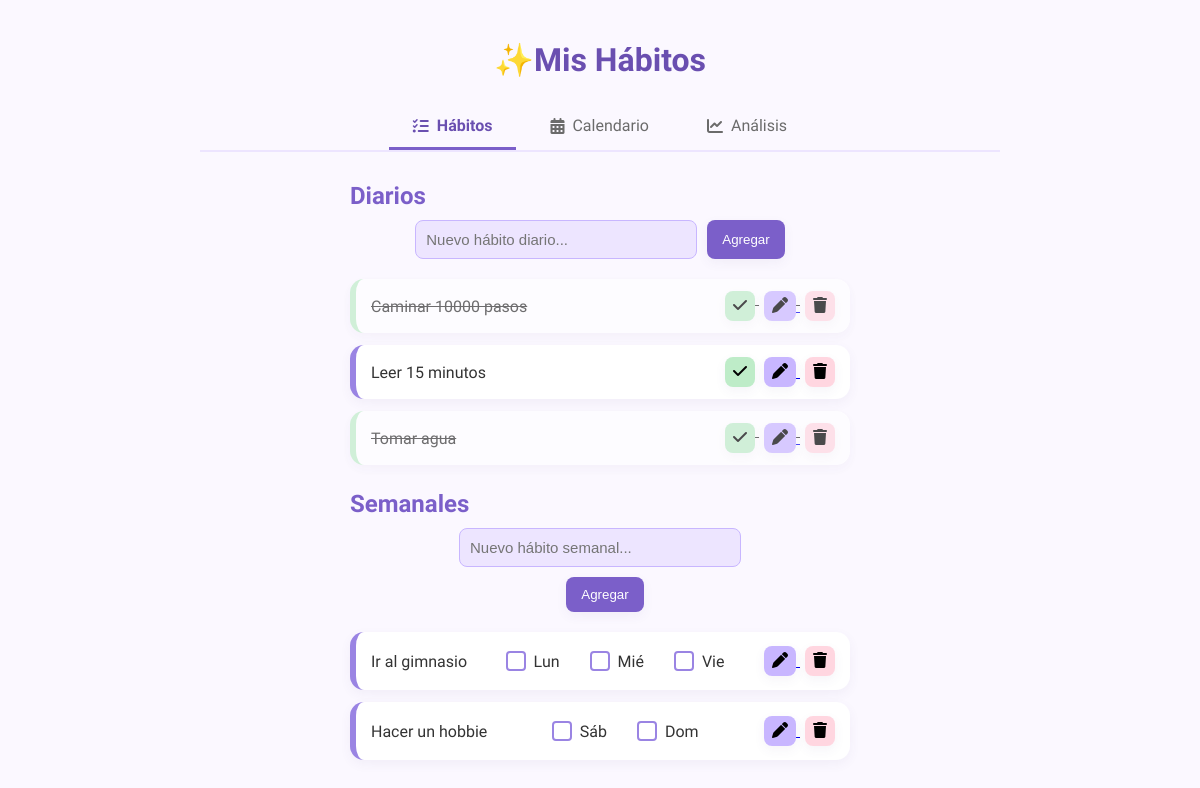
The page / on the database its author committed.
### app/models.py (models this page shows)
class DailyHabit(db.Model):
    __tablename__ = "daily_habits"
    id = db.Column(db.Integer, primary_key=True)
    name = db.Column(db.String(100), nullable=False)
    completed = db.Column(db.Boolean, default=False)
    completed_at = db.Column(db.DateTime, nullable=True)

class WeeklyHabit(db.Model):
    __tablename__ = "weekly_habits"
    id = db.Column(db.Integer, primary_key=True)
    name = db.Column(db.String(100), nullable=False)
    completed = db.Column(db.Boolean, default=False)
    days = db.Column(db.String(50), nullable=False)

### app/routes/main.py (the view)
@main.route("/")
def index():
    daily = DailyHabit.query.all()
    weekly = WeeklyHabit.query.all()
    return render_template("index.html", daily=daily, weekly=weekly)

### app/templates/index.html (shortened to what this page needs)
<!DOCTYPE html>
<html lang="es">
<head>
    <link rel="stylesheet" href="https://cdnjs.cloudflare.com/ajax/libs/font-awesome/6.5.0/css/all.min.css">
    <link rel="stylesheet" href="{{ url_for('static', filename='styles.css') }}">
</head>
<body>
    <h1> ✨Mis Hábitos</h1>
    <div class="tabs">
        <a href="{{url_for('main.index')}}" class="tab active">
            <i class="fa-solid fa-list-check"></i> Hábitos
        </a>
        <a href="{{ url_for('main.calendar') }}" class="tab">
            <i class="fa-solid fa-calendar-days"></i> Calendario
        </a>
        <a href="{{url_for('main.analytics') }}" class="tab">
            <i class="fa-solid fa-chart-line"></i> Análisis
        </a>
    </div>
    <h2> Diarios</h2>
    <form class="add-form" action="{{ url_for('main.add_daily_habit') }}" method="POST">
        <input type="text" name="name" placeholder="Nuevo hábito diario..." required>
        <button type="submit">Agregar</button>
    </form>
    <div class="habit-list">
        {% for habit in daily %}
        <div class="habit-item {% if habit.completed %}completed{% endif %}">
            <span>{{ habit.name }}</span>
            <div class="buttons">
                <form action="{{ url_for('main.toggle_daily', habit_id=habit.id) }}" method="POST" class="tooltip">
                    <button class="btn btn-complete" type="submit">
                        <i class="fa-solid fa-check"></i>
                    </button>
                </form>
                <a href="{{ url_for('main.edit_daily', habit_id=habit.id) }}" class="tooltip">
                    <button class="btn btn-edit" type="button">
                        <i class="fa-solid fa-pen"></i>
                    </button>
                </a>
                <form action="{{ url_for('main.delete_daily', habit_id=habit.id) }}" method="POST" class="tooltip">
                    <button class="btn btn-delete" type="submit">
                        <i class="fa-solid fa-trash"></i>
                    </button>
                </form>
            </div>
        </div>
        {% endfor %}
    </div>
    <h2> Semanales</h2>
    <form class="add-form" action="{{ url_for('main.add_weekly_habit') }}" method="POST"
          style="flex-direction: column; align-items:center;">
        <input type="text" name="name" placeholder="Nuevo hábito semanal..." required>
        <button type="submit" style="margin-top:10px;">Agregar</button>
    </form>
    <div class="habit-list">
        {% for habit in weekly %}
        <div class="habit-item">
            <span>{{ habit.name }}</span>
<div class="days-box">
    {% set days_list = habit.days.split(',') if habit.days else [] %}
    {% for day in days_list %}
    <form action="{{ url_for('logs.log_weekly', habit_id=habit.id) }}"
          method="POST"
          style="display:inline;">
        <label>
            <input type="checkbox" onchange="this.form.submit()">
            {{ day[:3] }}
        </label>
    </form>
    {% endfor %}
</div>
            <div class="buttons">
                <a href="{{ url_for('main.edit_weekly', habit_id=habit.id) }}" class="tooltip">
                    <button class="btn btn-edit" type="button">
                        <i class="fa-solid fa-pen"></i>
                    </button>
                </a>
                <form action="{{ url_for('main.delete_weekly', habit_id=habit.id) }}"
                      method="POST" class="tooltip">
                    <button class="btn btn-delete" type="submit">
                        <i class="fa-solid fa-trash"></i>
                    </button>
                </form>
            </div>
        </div>
        {% endfor %}
    </div>
</body>
</html>

### app/static/styles.css (style rules this page uses)
:root { --lavanda-1: #EDE5FF; --lavanda-2: #C8B6FF; --lavanda-3: #9a84e3; --lavanda-4: #7b5fc9; --lavanda-5: #6a4fb0; --celeste-1: #d7f2ff; --verde-pastel: #beecc8; --rosa-pastel: #ffd6e0; --fondo: #FBF8FF; --card: #FFFFFF; --texto: #333333; --muted: #6b6b6b; --shadow-strong: 0 8px 24px rgba(90,70,140,0.08); --shadow-soft: 0 4px 12px rgba(90,70,140,0.06); --radius: 14px; --radius-sm: 8px; }
body { font-family: 'Sora', sans-serif; background: var(--fondo); margin: 0; padding: 20px; color: var(--texto); }
h1 { text-align:center ; color: var(--lavanda-5); margin-bottom: 25px; }
h2 { text-align: left; max-width: 500px; margin: 25px auto 10px; color: var(--lavanda-4); }
.add-form { display: flex; justify-content: center; margin-bottom: 20px; }
.add-form input { padding: 10px; width: 260px; border: 1px solid var(--lavanda-2); background: var(--lavanda-1); border-radius: var(--radius-sm); font-size: 15px; }
.add-form button { padding: 10px 15px; margin-left: 10px; background: var(--lavanda-4); color: white; border: none; border-radius: var(--radius-sm); cursor: pointer; box-shadow: var(--shadow-soft); }
.habit-list { max-width: 500px; margin: auto; }
.habit-item { background: var(--card); padding: 12px 15px; margin-bottom: 12px; border-radius: var(--radius); box-shadow: var(--shadow-soft); display: flex; justify-content: space-between; align-items: center; border-left: 6px solid var(--lavanda-3); }
.completed { border-left-color:var(--verde-pastel); opacity: 0.7; text-decoration: line-through; }
.buttons form { display: inline; }
.buttons a { display: inline; }
.btn { padding: 6px 8px; font-size: 16px; border: none; cursor: pointer; border-radius: var(--radius-sm); margin-left: 5px; box-shadow: var(--shadow-soft); }
.btn-complete { background:var(--verde-pastel); }
.btn-edit { background: var(--lavanda-2); }
.btn-delete { background: var(--rosa-pastel); }
.tooltip { position: relative; display: inline-block; }
.habit-item { transition: all 0.3s ease; }
.btn { transition: all 0.2s ease; }
.add-form button { transition: all 0.3s ease; }
.completed { animation: completeAnimation 0.5s ease; }
.tabs { max-width: 800px; margin: 0 auto 30px; display: flex; gap: 10px; border-bottom: 2px solid var(--lavanda-1); justify-content: center; }
.tab { padding: 12px 24px; background: transparent; border: none; cursor: pointer; color: var(--muted); font-size: 16px; border-bottom: 3px solid transparent; transition: all 0.3s ease; text-decoration: none; display: flex; align-items: center; gap: 8px; }
.tab.active { color: var(--lavanda-5); border-bottom-color: var(--lavanda-4); font-weight: 600; }
.days-box { display: flex; gap: 10px; align-items: center; flex-wrap: wrap; }
.days-box label { display: flex; align-items: center; gap: 5px; cursor: pointer; padding: 4px 8px; border-radius: var(--radius-sm); transition: all 0.2s ease; }
.days-box input[type="checkbox"] { appearance: none; width: 20px; height: 20px; border: 2px solid var(--lavanda-3); border-radius: 4px; cursor: pointer; position: relative; transition: all 0.2s ease; background: white; }

### rows shown on the page
DailyHabit: name "Caminar 10000 pasos"
DailyHabit: name "Leer 15 minutos"
DailyHabit: name "Tomar agua"
WeeklyHabit: name "Ir al gimnasio", day "Lun" "Mié" "Vie"
WeeklyHabit: name "Hacer un hobbie", day "Sáb" "Dom"
